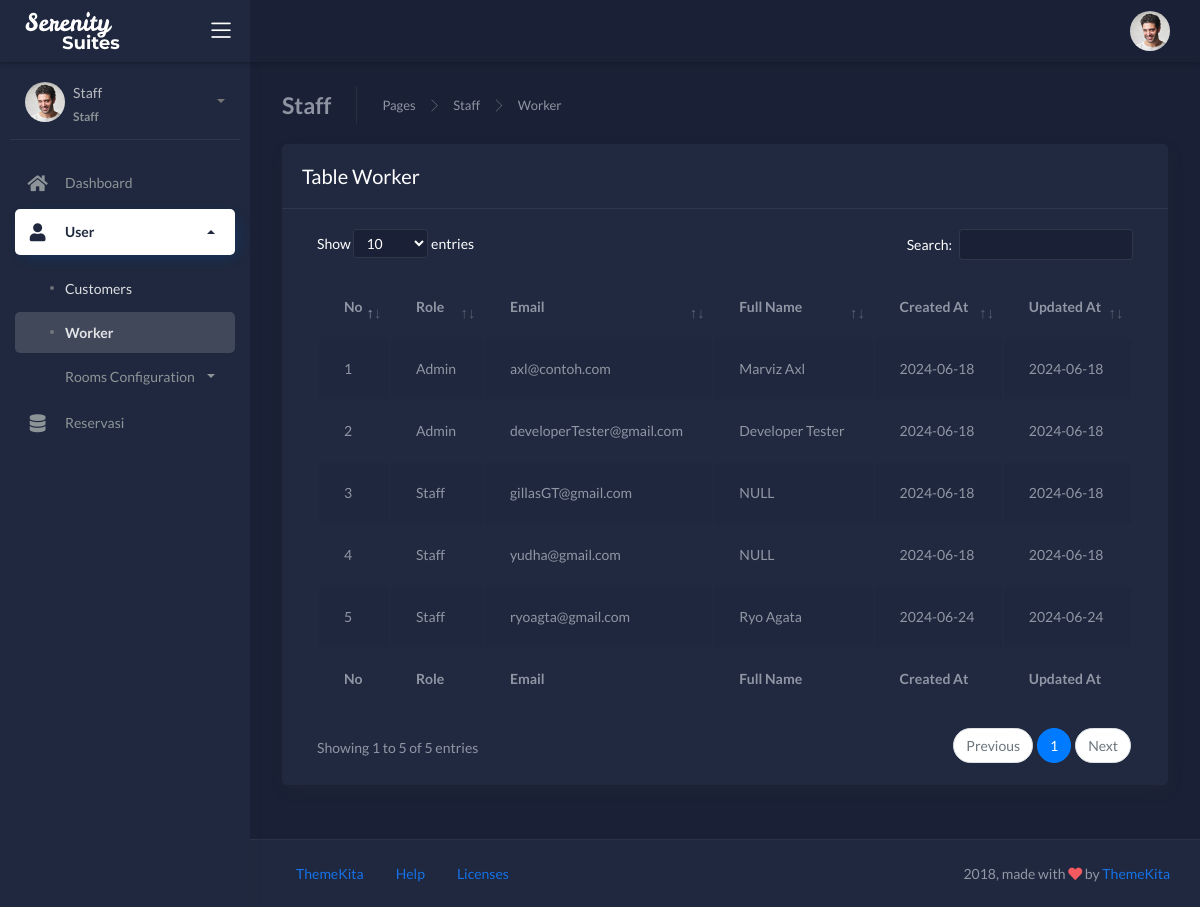
/staff/worker (signed in), run on the app's committed database.
### tables this page shows
CREATE TABLE `users` (
  `id` bigint(20) NOT NULL,
  `roleid` bigint(20) NOT NULL,
  `email` varchar(255) DEFAULT NULL,
  `firstname` varchar(255) DEFAULT NULL,
  `lastname` varchar(255) DEFAULT NULL,
  `fullname` text DEFAULT NULL,
  `password` text DEFAULT NULL,
  `createdAt` date DEFAULT NULL,
  `updatedAt` date DEFAULT NULL
);

CREATE TABLE `roles` (
  `id` bigint(20) NOT NULL,
  `name` varchar(255) DEFAULT NULL,
  `createdAt` date DEFAULT NULL,
  `updatedAt` date DEFAULT NULL
);

### app/core/Controller.php (called while the page is built, shortened)
<?php
class Controller
{
    public function view_staff(string $view, array $data = []): void
    {
        require 'app/views/staff/layouts/header.php';
        require 'app/views/' . $view . '.php';
        require 'app/views/staff/layouts/footer.php';
    }
    public function model(string | object $model): object
    {
        return new $model;
    }
}

### app/controllers/Staff.php (called while the page is built, shortened)
<?php
class Staff extends Controller
{
    private string $users_model = 'users_model';
    public function worker(): void
    {
        $data = array(
            'title' => 'Worker',
            'workers' => $this->model($this->users_model)->getWorkers()
        );
        $this->view_staff('staff/worker', $data);
    }
}

### app/core/App.php (called while the page is built, shortened)
<?php
class App
{
    protected object | string $controller = 'Home';
    protected $method = 'index';
    protected array $params = [];
    public function __construct()
    {
        $url = $this->parseUrl();
        if (file_exists('app/controllers/' . $url[0] . '.php')) {
            $this->controller = $url[0];
            unset($url[0]);
        }
        $this->controller = new $this->controller;
        if (isset($url[1])) {
            if (method_exists($this->controller, $url[1])) {
                $this->method = $url[1];
            }
        }
        call_user_func_array([$this->controller, $this->method], $this->params);
    }
    public function parseUrl()
    {
        if (isset($_GET['url'])) {
            $url = rtrim($_GET['url'], '/');
            $url = filter_var($url, FILTER_SANITIZE_URL);
            $url = explode('/', $url);
            return $url;
        } else {
            $url = [$this->controller];
            return $url;
        }
    }
}

### index.php (called while the page is built, shortened)
<?php
$App = new App;

### app/core/Database.php (called while the page is built, shortened)
<?php
class Database
{
    private string $host = DB_HOST;
    private string $user = DB_USER;
    private string $pass = DB_PASS;
    private string $name = DB_NAME;
    private PDO $database_handle;
    private mixed $statement;
    public function __construct()
    {
        $database_source_name = 'mysql:host=' . $this->host . ';dbname=' . $this->name;
        $username = $this->user;
        $password = $this->pass;
        $option = [
            PDO::ATTR_PERSISTENT => true,
            PDO::ATTR_ERRMODE => PDO::ERRMODE_EXCEPTION
        ];
        try {
            $this->database_handle = new PDO($database_source_name, $username, $password, $option);
        } catch (PDOException $e) {
            die("Connection failed: " . $e->getMessage());
        }
    }
    public function query(string $query): void
    {
        $this->statement = $this->database_handle->prepare($query);
    }
    public function execute(): void
    {
        $this->statement->execute();
    }
    public function resultSet(): array
    {
        $this->execute();
        return $this->statement->fetchAll(PDO::FETCH_OBJ);
    }
}

### app/models/Users_model.php (called while the page is built, shortened)
<?php
class Users_model
{
    private $db;
    public function __construct()
    {
        $this->db = new Database;
    }
    public function getWorkers()
    {
        $this->db->query('SELECT roles.id, roles.name AS roleName, users.email, users.fullname, users.createdAt, users.updatedAt FROM users, roles WHERE users.roleid = roles.id AND users.roleid BETWEEN 1 AND 2');
        return $this->db->resultSet();
    }
}

### app/views/staff/worker.php (the view, shortened to what this page needs)
<div class="wrapper">
    <div class="main-header">
        <div class="logo-header" data-background-color="dark2">
            <a href="index.html" class="logo">
                <img src="<?= BASE_URL; ?>/assets/img/logo-white.svg" alt="navbar brand" class="navbar-brand">
            </a>
            <div class="nav-toggle">
                <button class="btn btn-toggle toggle-sidebar">
                    <i class="icon-menu"></i>
                </button>
            </div>
        </div>
        <nav class="navbar navbar-header navbar-expand-lg" data-background-color="dark">
            <div class="container-fluid">
                <ul class="navbar-nav topbar-nav ml-md-auto align-items-center">
                    <li class="nav-item dropdown hidden-caret">
                        <a class="dropdown-toggle profile-pic" data-toggle="dropdown" href="#" aria-expanded="false">
                            <div class="avatar-sm">
                                <img src="<?= BASE_URL; ?>/assets/img/profile.jpg" alt="..." class="avatar-img rounded-circle">
                            </div>
                        </a>
                    </li>
                </ul>
            </div>
        </nav>
    </div>
    <div class="sidebar sidebar-style-2" data-background-color="dark2">
        <div class="sidebar-wrapper scrollbar scrollbar-inner">
            <div class="sidebar-content">
                <div class="user">
                    <div class="avatar-sm float-left mr-2">
                        <img src="<?= BASE_URL ?>/assets/img/profile.jpg" alt="..." class="avatar-img rounded-circle">
                    </div>
                    <div class="info">
                        <a data-toggle="collapse" href="#collapseExample" aria-expanded="true">
                            <span>
                                <?= $_SESSION['fullname'] ?? 'Staff'; ?>
                                <span class="user-level">Staff</span>
                                <span class="caret"></span>
                            </span>
                        </a>
                    </div>
                </div>
                <ul class="nav nav-primary">
                    <li class="nav-item">
                        <a href="<?= BASE_URL; ?>/staff/index">
                            <i class="fas fa-home"></i>
                            <p>Dashboard</p>
                        </a>
                    </li>
                    <li class="nav-item active submenu">
                        <a data-toggle="collapse" href="#user" class="collapsed" aria-expanded="true">
                            <i class="fas fa-user"></i>
                            <p>User</p>
                            <span class="caret"></span>
                        </a>
                        <div class="collapse show" id="user">
                            <ul class="nav nav-collapse pb-0 mb-0">
                                <li>
                                    <a href="<?= BASE_URL; ?>/staff/customers">
                                        <span class=" sub-item">Customers</span>
                                    </a>
                                </li>
                                <li class="active">
                                    <a href="<?= BASE_URL; ?>/staff/worker">
                                        <span class="sub-item">Worker</span>
                                    </a>
                                </li>
                            </ul>
                        </div>
                    </li>
                    <li class="nav-item">
                        <a data-toggle="collapse" href="#roomsconfiguration" class="collapsed" aria-expanded="false">
                            <p>Rooms Configuration</p>
                            <span class="caret"></span>
                        </a>
                    </li>
                    <li class="nav-item">
                        <a href="<?= BASE_URL; ?>/staff/reservasi">
                            <i class="fas fa-database"></i>
                            <p>Reservasi</p>
                        </a>
                    </li>
                </ul>
            </div>
        </div>
    </div>
    <div class="main-panel">
        <div class="content">
            <div class="page-inner">
                <div class="page-header">
                    <h4 class="page-title">Staff</h4>
                    <ul class="breadcrumbs">
                        <li class="nav-item">
                            <a href="#">Pages</a>
                        </li>
                        <li class="separator">
                            <i class="flaticon-right-arrow"></i>
                        </li>
                        <li class="nav-item">
                            <a href="#">Staff</a>
                        </li>
                        <li class="separator">
                            <i class="flaticon-right-arrow"></i>
                        </li>
                        <li class="nav-item">
                            <a href="#">Worker</a>
                        </li>
                    </ul>
                </div>
                <div class="row">
                    <div class="col-md-12">
                        <div class="card">
                            <div class="card-header d-flex justify-content-between">
                                <h4 class="card-title">Table Worker</h4>
                            </div>
                            <div class="card-body">
                                <div class="table-responsive">
                                    <table id="basic-datatables" class="display table table-striped table-hover">
                                        <thead>
                                            <tr>
                                                <th>No</th>
                                                <th>Role</th>
                                                <th>Email</th>
                                                <th>Full Name</th>
                                                <th>Created At</th>
                                                <th>Updated At</th>
                                            </tr>
                                        </thead>
                                        <tfoot>
                                            <tr>
                                                <th>No</th>
                                                <th>Role</th>
                                                <th>Email</th>
                                                <th>Full Name</th>
                                                <th>Created At</th>
                                                <th>Updated At</th>
                                            </tr>
                                        </tfoot>
                                        <tbody>
                                            <?php
                                            $no = 1;
                                            foreach ($data['workers'] as $data) : ?>
                                                <tr>
                                                    <td><?= $no++; ?></td>
                                                    <td><?= $data->roleName; ?></td>
                                                    <td><?= $data->email; ?></td>
                                                    <td><?= $data->fullname ?? 'NULL'; ?></td>
                                                    <td><?= $data->createdAt; ?></td>
                                                    <td><?= $data->updatedAt; ?></td>
                                                </tr>
                                            <?php endforeach; ?>
                                        </tbody>
                                    </table>
                                </div>
                            </div>
                        </div>
                    </div>
                </div>
            </div>
        </div>
        <footer class="footer">
            <div class="container-fluid">
                <nav class="pull-left">
                    <ul class="nav">
                        <li class="nav-item">
                            <a class="nav-link" href="https://www.themekita.com">
                                ThemeKita
                            </a>
                        </li>
                        <li class="nav-item">
                            <a class="nav-link" href="#">
                                Help
                            </a>
                        </li>
                        <li class="nav-item">
                            <a class="nav-link" href="#">
                                Licenses
                            </a>
                        </li>
                    </ul>
                </nav>
                <div class="copyright ml-auto">
                    2018, made with <i class="fa fa-heart heart text-danger"></i> by <a href="https://www.themekita.com">ThemeKita</a>
                </div>
            </div>
        </footer>
    </div>
</div>

### data on the page
users: roleid.name "Admin", email "axl@contoh.com", fullname "Marviz Axl", createdAt "2024-06-18", updatedAt "2024-06-18"
users: roleid.name "Admin", email "developerTester@gmail.com", fullname "Developer Tester", createdAt "2024-06-18", updatedAt "2024-06-18"
users: roleid.name "Staff", email "gillasGT@gmail.com", fullname "NULL", createdAt "2024-06-18", updatedAt "2024-06-18"
users: roleid.name "Staff", email "yudha@gmail.com", fullname "NULL", createdAt "2024-06-18", updatedAt "2024-06-18"
users: roleid.name "Staff", email "ryoagta@gmail.com", fullname "Ryo Agata", createdAt "2024-06-24", updatedAt "2024-06-24"

### other printed values
$_SESSION['fullname'] "Staff"
